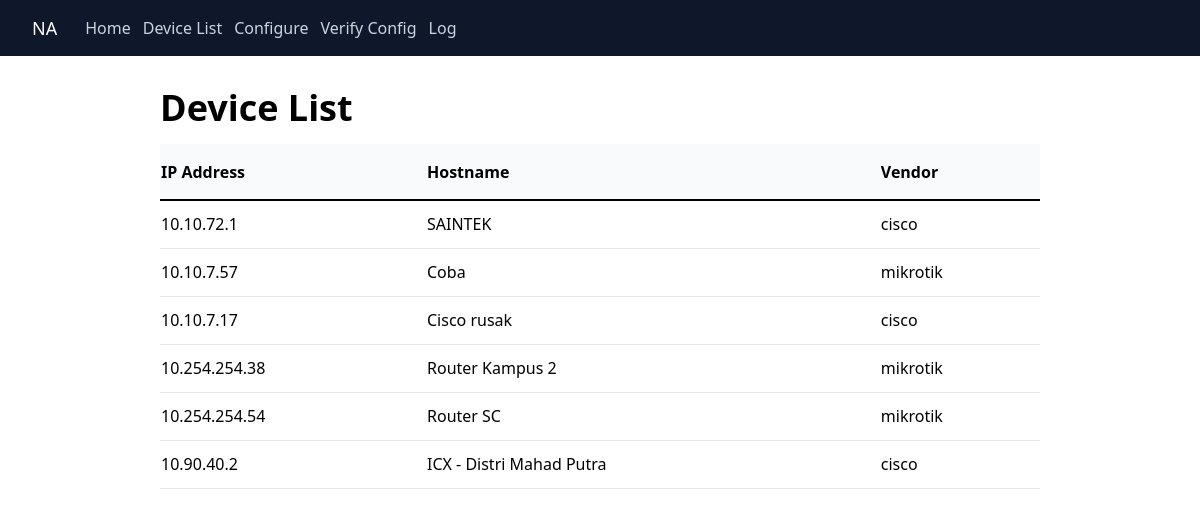
Page /devices/ on the committed database.
### network_automation/models.py (models this page shows, shortened)
class Device(models.Model):
    ip_address = models.CharField(max_length=255)
    hostname = models.CharField(max_length=255)
    username = models.CharField(max_length=255)
    password = models.CharField(max_length=255)
    ssh_port = models.IntegerField(default=22)
    VENDOR_CHOICES = (
        ('mikrotik', 'Mikrotik'),
        ('cisco', 'Cisco')
    )
    vendor = models.CharField(max_length=255, choices=VENDOR_CHOICES)

### network_automation/views.py (the view)
# urls.py: path('devices/', views.devices, name='devices'),
def devices(request):
    devices = Device.objects.all()
    context = {
        'devices': devices
    }
    return render(request, 'devices.html', context)

### templates/devices.html
{% extends 'base.html' %}
{% block content %}
<h1 class="text-4xl font-semibold">Device List</h1>
<table class="mt-4 w-full">
    <thead class="bg-gray-50">
        <tr class="h-14 border-b-2 border-black text-left">
            <th>IP Address</th>
            <th>Hostname</th>
            <th>Vendor</th>
        </tr>
    </thead>
    <tbody>
        {% for device in devices %}
            <tr class="border-b h-12">
                <td>{{device.ip_address}}</td>
                <td>{{device.hostname}}</td>
                <td>{{device.vendor}}</td>
            </tr>
        {% endfor %}
    </tbody>
</table>
{% endblock content %}

### rows in the picture
Device: ip_address "10.10.72.1", hostname "SAINTEK", vendor "cisco"
Device: ip_address "10.10.7.57", hostname "Coba", vendor "mikrotik"
Device: ip_address "10.10.7.17", hostname "Cisco rusak", vendor "cisco"
Device: ip_address "10.254.254.38", hostname "Router Kampus 2", vendor "mikrotik"
Device: ip_address "10.254.254.54", hostname "Router SC", vendor "mikrotik"
Device: ip_address "10.90.40.2", hostname "ICX - Distri Mahad Putra", vendor "cisco"
